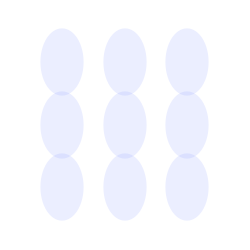
Frame 1 (no input)
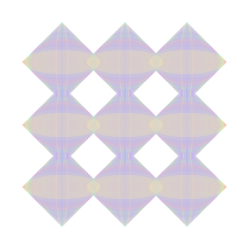
Frame 60 (the mouse pressed at the canvas centre just before this capture)
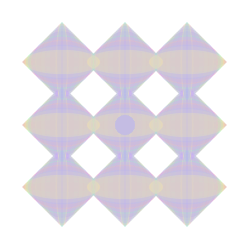
Frame 120 (the mouse held since frame 60 and released just before this capture)

The Processing sketch that drew these frames (run headless with seeded random() and noise(); from frame 60 on, the mouse is pressed at the canvas centre):

// Processing sketch: processing_171527
// ── processing_171527.pde

int counter;

void setup() {  //setup function called initially, only once
  size(250, 250);
  background(255);  //set background white
  colorMode(HSB);   //set colors to Hue, Saturation, Brightness mode
  counter = 0;
}

void draw() {  //draw function loops 
  counter++;
  noStroke();
  fill(random(255),100,255,50);
  
  if(mousePressed == true) { //add some interaction
    ellipse(mouseX, mouseY, 20, 20);
  }
  else {
    ellipse(width/2, height/2, 80*cos(counter), 80*sin(counter));
    ellipse(width/4, height/4, 80*cos(counter), 80*sin(counter));
    ellipse(width/4, height/2, 80*cos(counter), 80*sin(counter));
    ellipse(width/2, height/4, 80*cos(counter), 80*sin(counter));
    ellipse(width*3/4, height*3/4, 80*cos(counter), 80*sin(counter));
    ellipse(width*3/4, height/4, 80*cos(counter), 80*sin(counter));
    ellipse(width/4, height*3/4, 80*cos(counter), 80*sin(counter));
    ellipse(width/2, height*3/4, 80*cos(counter), 80*sin(counter));
    ellipse(width*3/4, height/2, 80*cos(counter), 80*sin(counter));
  }
}
